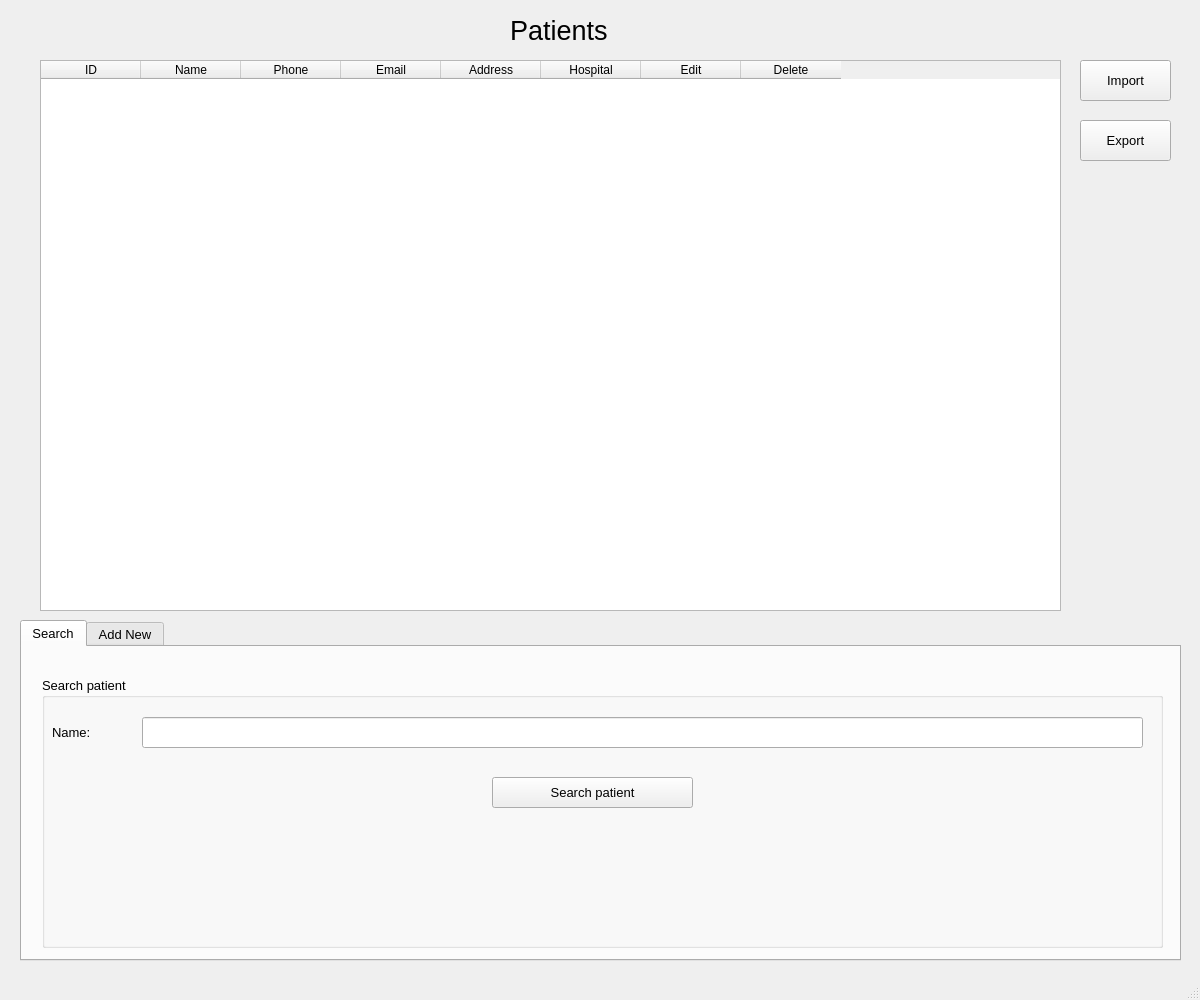
<?xml version="1.0" encoding="UTF-8"?>
<ui version="4.0">
 <class>PatientWindow</class>
 <widget class="QMainWindow" name="PatientWindow">
  <property name="geometry">
   <rect>
    <x>0</x>
    <y>0</y>
    <width>1200</width>
    <height>1000</height>
   </rect>
  </property>
  <property name="minimumSize">
   <size>
    <width>1200</width>
    <height>1000</height>
   </size>
  </property>
  <property name="maximumSize">
   <size>
    <width>1200</width>
    <height>1000</height>
   </size>
  </property>
  <property name="windowTitle">
   <string>Patient Manage</string>
  </property>
  <property name="windowIcon">
   <iconset resource="icon.qrc">
    <normaloff>:/logo/fpt.png</normaloff>:/logo/fpt.png</iconset>
  </property>
  <widget class="QWidget" name="centralwidget">
   <widget class="QLabel" name="label">
    <property name="geometry">
     <rect>
      <x>510</x>
      <y>10</y>
      <width>221</width>
      <height>41</height>
     </rect>
    </property>
    <property name="font">
     <font>
      <family>Arial</family>
      <pointsize>20</pointsize>
      <weight>50</weight>
      <bold>false</bold>
     </font>
    </property>
    <property name="text">
     <string>Patients</string>
    </property>
   </widget>
   <widget class="QTableWidget" name="patient_table">
    <property name="geometry">
     <rect>
      <x>40</x>
      <y>60</y>
      <width>1021</width>
      <height>551</height>
     </rect>
    </property>
    <property name="layoutDirection">
     <enum>Qt::LeftToRight</enum>
    </property>
    <column>
     <property name="text">
      <string>ID</string>
     </property>
    </column>
    <column>
     <property name="text">
      <string>Name</string>
     </property>
    </column>
    <column>
     <property name="text">
      <string>Phone</string>
     </property>
    </column>
    <column>
     <property name="text">
      <string>Email</string>
     </property>
    </column>
    <column>
     <property name="text">
      <string>Address</string>
     </property>
    </column>
    <column>
     <property name="text">
      <string>Hospital</string>
     </property>
    </column>
    <column>
     <property name="text">
      <string>Edit</string>
     </property>
    </column>
    <column>
     <property name="text">
      <string>Delete</string>
     </property>
    </column>
   </widget>
   <widget class="QPushButton" name="import_button">
    <property name="geometry">
     <rect>
      <x>1080</x>
      <y>60</y>
      <width>91</width>
      <height>41</height>
     </rect>
    </property>
    <property name="font">
     <font>
      <family>MS Shell Dlg 2</family>
      <pointsize>10</pointsize>
     </font>
    </property>
    <property name="text">
     <string>Import</string>
    </property>
   </widget>
   <widget class="QPushButton" name="export_button">
    <property name="geometry">
     <rect>
      <x>1080</x>
      <y>120</y>
      <width>91</width>
      <height>41</height>
     </rect>
    </property>
    <property name="font">
     <font>
      <family>MS Shell Dlg 2</family>
      <pointsize>10</pointsize>
     </font>
    </property>
    <property name="text">
     <string>Export</string>
    </property>
   </widget>
   <widget class="QTabWidget" name="tab_widget">
    <property name="geometry">
     <rect>
      <x>20</x>
      <y>620</y>
      <width>1161</width>
      <height>341</height>
     </rect>
    </property>
    <property name="font">
     <font>
      <pointsize>10</pointsize>
     </font>
    </property>
    <property name="tabShape">
     <enum>QTabWidget::Rounded</enum>
    </property>
    <property name="currentIndex">
     <number>0</number>
    </property>
    <property name="tabsClosable">
     <bool>false</bool>
    </property>
    <property name="tabBarAutoHide">
     <bool>false</bool>
    </property>
    <widget class="QWidget" name="search">
     <attribute name="title">
      <string>Search</string>
     </attribute>
     <widget class="QGroupBox" name="search_box">
      <property name="geometry">
       <rect>
        <x>20</x>
        <y>30</y>
        <width>1121</width>
        <height>271</height>
       </rect>
      </property>
      <property name="font">
       <font>
        <pointsize>10</pointsize>
       </font>
      </property>
      <property name="title">
       <string>Search patient</string>
      </property>
      <widget class="QPushButton" name="search_button">
       <property name="geometry">
        <rect>
         <x>450</x>
         <y>100</y>
         <width>201</width>
         <height>31</height>
        </rect>
       </property>
       <property name="font">
        <font>
         <family>MS Shell Dlg 2</family>
         <pointsize>10</pointsize>
        </font>
       </property>
       <property name="text">
        <string>Search patient</string>
       </property>
      </widget>
      <widget class="QLineEdit" name="search_line">
       <property name="geometry">
        <rect>
         <x>100</x>
         <y>40</y>
         <width>1001</width>
         <height>31</height>
        </rect>
       </property>
       <property name="font">
        <font>
         <pointsize>10</pointsize>
        </font>
       </property>
      </widget>
      <widget class="QLabel" name="search_name">
       <property name="geometry">
        <rect>
         <x>10</x>
         <y>45</y>
         <width>61</width>
         <height>21</height>
        </rect>
       </property>
       <property name="font">
        <font>
         <family>MS Shell Dlg 2</family>
         <pointsize>10</pointsize>
        </font>
       </property>
       <property name="text">
        <string>Name:</string>
       </property>
      </widget>
     </widget>
    </widget>
    <widget class="QWidget" name="add_new">
     <attribute name="title">
      <string>Add New</string>
     </attribute>
     <widget class="QLineEdit" name="name_line">
      <property name="geometry">
       <rect>
        <x>170</x>
        <y>20</y>
        <width>951</width>
        <height>31</height>
       </rect>
      </property>
      <property name="font">
       <font>
        <pointsize>10</pointsize>
       </font>
      </property>
     </widget>
     <widget class="QLineEdit" name="phone_line">
      <property name="geometry">
       <rect>
        <x>170</x>
        <y>70</y>
        <width>951</width>
        <height>31</height>
       </rect>
      </property>
      <property name="font">
       <font>
        <pointsize>10</pointsize>
       </font>
      </property>
     </widget>
     <widget class="QLineEdit" name="address_line">
      <property name="geometry">
       <rect>
        <x>170</x>
        <y>170</y>
        <width>951</width>
        <height>31</height>
       </rect>
      </property>
      <property name="font">
       <font>
        <pointsize>10</pointsize>
       </font>
      </property>
     </widget>
     <widget class="QPushButton" name="add_button">
      <property name="geometry">
       <rect>
        <x>550</x>
        <y>270</y>
        <width>81</width>
        <height>31</height>
       </rect>
      </property>
      <property name="font">
       <font>
        <family>MS Shell Dlg 2</family>
        <pointsize>10</pointsize>
       </font>
      </property>
      <property name="text">
       <string>Add</string>
      </property>
     </widget>
     <widget class="QLabel" name="add_name">
      <property name="geometry">
       <rect>
        <x>20</x>
        <y>20</y>
        <width>121</width>
        <height>31</height>
       </rect>
      </property>
      <property name="font">
       <font>
        <pointsize>10</pointsize>
       </font>
      </property>
      <property name="text">
       <string>Name:</string>
      </property>
     </widget>
     <widget class="QLabel" name="add_phone">
      <property name="geometry">
       <rect>
        <x>20</x>
        <y>70</y>
        <width>121</width>
        <height>31</height>
       </rect>
      </property>
      <property name="font">
       <font>
        <pointsize>10</pointsize>
       </font>
      </property>
      <property name="text">
       <string>Phone:</string>
      </property>
     </widget>
     <widget class="QLabel" name="add_address">
      <property name="geometry">
       <rect>
        <x>20</x>
        <y>170</y>
        <width>121</width>
        <height>31</height>
       </rect>
      </property>
      <property name="font">
       <font>
        <pointsize>10</pointsize>
       </font>
      </property>
      <property name="text">
       <string>Address:</string>
      </property>
     </widget>
     <widget class="QLabel" name="add_hospital_id">
      <property name="geometry">
       <rect>
        <x>20</x>
        <y>220</y>
        <width>121</width>
        <height>31</height>
       </rect>
      </property>
      <property name="font">
       <font>
        <pointsize>10</pointsize>
       </font>
      </property>
      <property name="text">
       <string>Hospital ID:</string>
      </property>
     </widget>
     <widget class="QLineEdit" name="email_line">
      <property name="geometry">
       <rect>
        <x>170</x>
        <y>120</y>
        <width>951</width>
        <height>31</height>
       </rect>
      </property>
      <property name="font">
       <font>
        <pointsize>10</pointsize>
       </font>
      </property>
     </widget>
     <widget class="QLabel" name="add_email">
      <property name="geometry">
       <rect>
        <x>20</x>
        <y>120</y>
        <width>121</width>
        <height>31</height>
       </rect>
      </property>
      <property name="font">
       <font>
        <pointsize>10</pointsize>
       </font>
      </property>
      <property name="text">
       <string>Email:</string>
      </property>
     </widget>
     <widget class="QLineEdit" name="hospital_id_line">
      <property name="geometry">
       <rect>
        <x>170</x>
        <y>220</y>
        <width>951</width>
        <height>31</height>
       </rect>
      </property>
      <property name="font">
       <font>
        <pointsize>10</pointsize>
       </font>
      </property>
     </widget>
    </widget>
   </widget>
  </widget>
  <widget class="QStatusBar" name="statusbar"/>
  <action name="action_config">
   <property name="icon">
    <iconset resource="icon.qrc">
     <normaloff>:/logo/setting.png</normaloff>:/logo/setting.png</iconset>
   </property>
   <property name="text">
    <string>Config</string>
   </property>
  </action>
  <action name="action_doctor">
   <property name="icon">
    <iconset resource="icon.qrc">
     <normaloff>:/logo/setting.png</normaloff>:/logo/setting.png</iconset>
   </property>
   <property name="text">
    <string>Doctor</string>
   </property>
  </action>
  <action name="action_patient">
   <property name="icon">
    <iconset resource="icon.qrc">
     <normaloff>:/logo/setting.png</normaloff>:/logo/setting.png</iconset>
   </property>
   <property name="text">
    <string>Patient</string>
   </property>
  </action>
  <action name="action_schedule">
   <property name="icon">
    <iconset resource="icon.qrc">
     <normaloff>:/logo/setting.png</normaloff>:/logo/setting.png</iconset>
   </property>
   <property name="text">
    <string>Schedule</string>
   </property>
  </action>
 </widget>
 <resources>
  <include location="icon.qrc"/>
 </resources>
 <connections/>
</ui>
